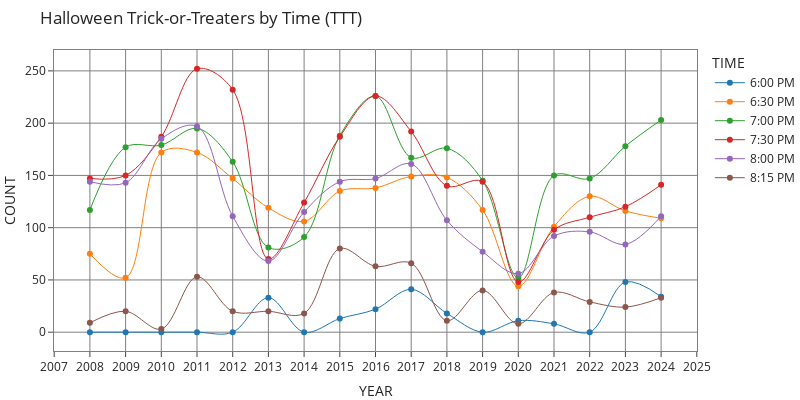

The notebook cell saved with this chart:
### Markdown cell above
## change change line shape, linear to spline

### Code cell
if True:
    fig.update_traces(line=dict(shape='spline'))
    fig.show()

### Figure 1 — Plotly figure (JSON) as saved in the notebook; plotly's stock layout.template omitted (floating-point values rounded to 4 significant figures)
{"data": [{"hovertemplate": "TIME=6:00 PM<br>YEAR=%{x}<br>COUNT=%{y}<extra></extra>", "legendgroup": "6:00 PM", "line": {"color": "#1F77B4", "dash": "solid", "shape": "spline", "width": 1}, "marker": {"symbol": "circle"}, "mode": "lines+markers", "name": "6:00 PM", "orientation": "v", "showlegend": true, "type": "scatter", "x": [2008, 2009, 2010, 2011, 2012, 2013, 2014, 2015, 2016, 2017, 2018, 2019, 2020, 2021, 2022, 2023, 2024], "xaxis": "x", "y": [0, 0, 0, 0, 0, 33, 0, 13, 22, 41, 18, 0, 11, 8, 0, 48, 34], "yaxis": "y"}, {"hovertemplate": "TIME=6:30 PM<br>YEAR=%{x}<br>COUNT=%{y}<extra></extra>", "legendgroup": "6:30 PM", "line": {"color": "#FF7F0E", "dash": "solid", "shape": "spline", "width": 1}, "marker": {"symbol": "circle"}, "mode": "lines+markers", "name": "6:30 PM", "orientation": "v", "showlegend": true, "type": "scatter", "x": [2008, 2009, 2010, 2011, 2012, 2013, 2014, 2015, 2016, 2017, 2018, 2019, 2020, 2021, 2022, 2023, 2024], "xaxis": "x", "y": [75, 52, 172, 172, 147, 119, 106, 135, 138, 149, 148, 117, 44, 101, 130, 116, 109], "yaxis": "y"}, {"hovertemplate": "TIME=7:00 PM<br>YEAR=%{x}<br>COUNT=%{y}<extra></extra>", "legendgroup": "7:00 PM", "line": {"color": "#2CA02C", "dash": "solid", "shape": "spline", "width": 1}, "marker": {"symbol": "circle"}, "mode": "lines+markers", "name": "7:00 PM", "orientation": "v", "showlegend": true, "type": "scatter", "x": [2008, 2009, 2010, 2011, 2012, 2013, 2014, 2015, 2016, 2017, 2018, 2019, 2020, 2021, 2022, 2023, 2024], "xaxis": "x", "y": [117, 177, 179, 195, 163, 81, 91, 188, 226, 167, 176, 145, 52, 150, 147, 178, 203], "yaxis": "y"}, {"hovertemplate": "TIME=7:30 PM<br>YEAR=%{x}<br>COUNT=%{y}<extra></extra>", "legendgroup": "7:30 PM", "line": {"color": "#D62728", "dash": "solid", "shape": "spline", "width": 1}, "marker": {"symbol": "circle"}, "mode": "lines+markers", "name": "7:30 PM", "orientation": "v", "showlegend": true, "type": "scatter", "x": [2008, 2009, 2010, 2011, 2012, 2013, 2014, 2015, 2016, 2017, 2018, 2019, 2020, 2021, 2022, 2023, 2024], "xaxis": "x", "y": [147, 150, 187, 252, 232, 70, 124, 187, 226, 192, 140, 144, 48, 98, 110, 120, 141], "yaxis": "y"}, {"hovertemplate": "TIME=8:00 PM<br>YEAR=%{x}<br>COUNT=%{y}<extra></extra>", "legendgroup": "8:00 PM", "line": {"color": "#9467BD", "dash": "solid", "shape": "spline", "width": 1}, "marker": {"symbol": "circle"}, "mode": "lines+markers", "name": "8:00 PM", "orientation": "v", "showlegend": true, "type": "scatter", "x": [2008, 2009, 2010, 2011, 2012, 2013, 2014, 2015, 2016, 2017, 2018, 2019, 2020, 2021, 2022, 2023, 2024], "xaxis": "x", "y": [144, 143, 185, 197, 111, 68, 115, 144, 147, 161, 107, 77, 56, 92, 96, 84, 111], "yaxis": "y"}, {"hovertemplate": "TIME=8:15 PM<br>YEAR=%{x}<br>COUNT=%{y}<extra></extra>", "legendgroup": "8:15 PM", "line": {"color": "#8C564B", "dash": "solid", "shape": "spline", "width": 1}, "marker": {"symbol": "circle"}, "mode": "lines+markers", "name": "8:15 PM", "orientation": "v", "showlegend": true, "type": "scatter", "x": [2008, 2009, 2010, 2011, 2012, 2013, 2014, 2015, 2016, 2017, 2018, 2019, 2020, 2021, 2022, 2023, 2024], "xaxis": "x", "y": [9, 20, 3, 53, 20, 20, 18, 80, 63, 66, 11, 40, 8, 38, 29, 24, 33], "yaxis": "y"}], "layout": {"height": 400, "legend": {"title": {"text": "TIME"}, "tracegroupgap": 0}, "margin": {"b": 0, "l": 0, "r": 0, "t": 50}, "title": {"text": "Halloween Trick-or-Treaters by Time (TTT)", "y": 0.97}, "width": 800, "xaxis": {"anchor": "y", "domain": [0, 1], "dtick": 1, "gridcolor": "gray", "gridwidth": 1, "linecolor": "gray", "linewidth": 1, "mirror": true, "showgrid": true, "showline": true, "tickmode": "linear", "title": {"text": "YEAR"}}, "yaxis": {"anchor": "x", "domain": [0, 1], "gridcolor": "gray", "gridwidth": 1, "linecolor": "gray", "linewidth": 1, "mirror": true, "showgrid": true, "showline": true, "title": {"text": "COUNT"}}}}
